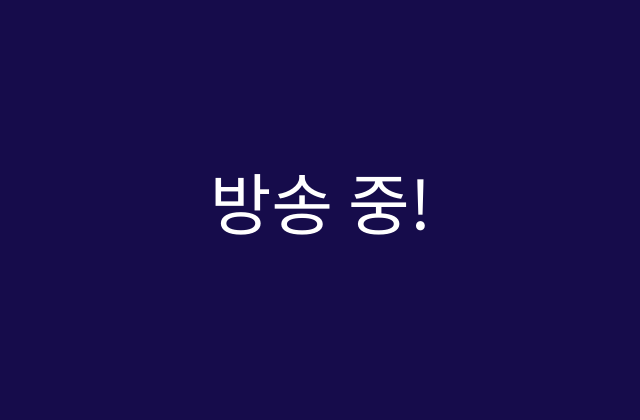
<?xml version="1.0" encoding="UTF-8"?>
<ui version="4.0">
 <class>BroadCastDisplay</class>
 <widget class="QWidget" name="BroadCastDisplay">
  <property name="geometry">
   <rect>
    <x>0</x>
    <y>0</y>
    <width>640</width>
    <height>420</height>
   </rect>
  </property>
  <property name="windowTitle">
   <string>Form</string>
  </property>
  <property name="styleSheet">
   <string notr="true">background-color: #160C4B; border-style: solid; border-width: 0px; border-color: #160C4B;</string>
  </property>
  <widget class="QLabel" name="labelBroadcastMsg">
   <property name="geometry">
    <rect>
     <x>10</x>
     <y>120</y>
     <width>621</width>
     <height>161</height>
    </rect>
   </property>
   <property name="font">
    <font>
     <family>나눔바른고딕</family>
     <pointsize>50</pointsize>
    </font>
   </property>
   <property name="styleSheet">
    <string notr="true">background-color :#160C4B; color : #FFFFFF; border-style: solid; border-width: 0px; border-color: #160C4B;</string>
   </property>
   <property name="text">
    <string>방송 중!</string>
   </property>
   <property name="alignment">
    <set>Qt::AlignCenter</set>
   </property>
  </widget>
 </widget>
 <resources/>
 <connections/>
</ui>
